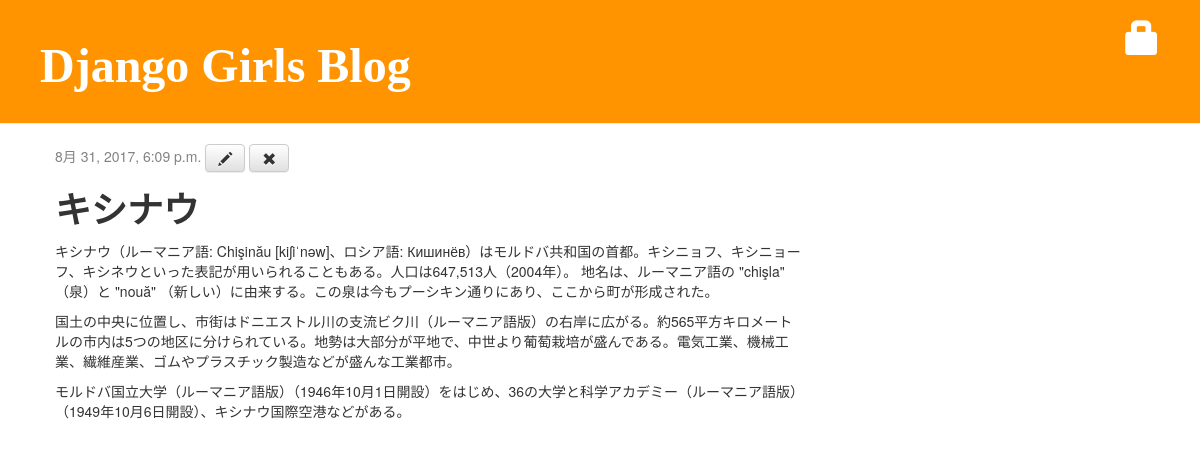
/post/5/, run on the app's committed database.
### blog/models.py (models this page shows, shortened)
class Post(models.Model):
    author = models.ForeignKey('auth.User')
    title = models.CharField(max_length=200)
    text = models.TextField()
    created_date = models.DateTimeField(default=timezone.now)
    published_date = models.DateTimeField(blank=True, null=True)

### blog/views.py (the view)
# urls.py: url(r'^post/(?P<pk>[0-9]+)/$', views.post_detail, name='post_detail'),
def post_detail(request, pk):
    post = get_object_or_404(Post, pk=pk)
    return render(request, 'blog/post_detail.html', {'post': post})

### blog/templates/blog/post_detail.html
{% extends 'blog/base.html' %}
{% block content %}
<div class="date">
	{% if post.published_date %}
		{{ post.published_date }}
	{% else %}
		<a class="btn btn-default" href="{% url 'post_publish' pk=post.pk %}">Publish</a>
	{% endif %}
	<a class="btn btn-default" href="{% url 'post_edit' pk=post.pk %}"><span class="glyphicon glyphicon-pencil"></span></a>
	<a class="btn btn-default" href="{% url 'post_remove' pk=post.pk %}"><span class="glyphicon glyphicon-remove"></span></a>
</div>
<h1>{{ post.title }}</h1>
<p>{{ post.text|linebreaks }}</p>
{% endblock %}

### static/css/blog.css (style rules this page uses)
h1, h2, h3, h4 { font-family: "Rounded Mplus 1c"; font-weight: bold; }
.date { color: #828282; }

### data on the page
Post: published_date "8月 31, 2017, 6:09 p.m.", title "キシナウ", text "キシナウ（ルーマニア語: Chişinău [kiʃiˈnəw]、ロシア語: Кишинёв）はモルドバ共和国の首都。キシニョフ、キシニョーフ、キシネウといった表記が用いられることもある。人口は647,513人（2004年）。 地名は、ルーマニア語の \"chişla\" （泉）と \"nouă\" （新しい）に由来する。この泉は今もプーシキン通りにあり、ここから町が形成された。 国土の中央に位置し、市街はドニエストル川の支流ビク川（ルーマニア語版）の右岸に広がる。約565平方キロメートルの市内は5つの地区に分けられている。地勢は大部分が平地で、中世より葡萄栽培が盛んである。電気工業、機械工業、繊維産業、ゴムやプラスチック製造などが盛んな工業都市。 モルドバ国立大学（ルーマニア語版）（1946年10月1日開設）をはじめ、36の大学と科学アカデミー（ルーマニア語版）（1949年10月6日開設）、キシナウ国際空港などがある。"
